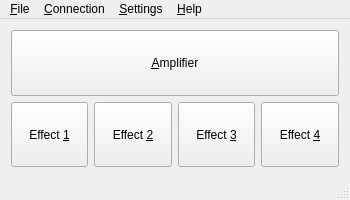
<?xml version="1.0" encoding="UTF-8"?>
<ui version="4.0">
 <class>MainWindow</class>
 <widget class="QMainWindow" name="MainWindow">
  <property name="geometry">
   <rect>
    <x>0</x>
    <y>0</y>
    <width>350</width>
    <height>200</height>
   </rect>
  </property>
  <property name="windowTitle">
   <string>PLUG</string>
  </property>
  <property name="accessibleName">
   <string>Main window: NONE</string>
  </property>
  <property name="accessibleDescription">
   <string>Main window containing menus and buttons to open amplifier's and effect's windows</string>
  </property>
  <widget class="QWidget" name="centralWidget">
   <property name="accessibleName">
    <string>Container with buttons</string>
   </property>
   <property name="accessibleDescription">
    <string>This container holds buttons to open amplifier's and effect's windows</string>
   </property>
   <layout class="QVBoxLayout" name="verticalLayout">
    <item>
     <widget class="QPushButton" name="Amplifier">
      <property name="sizePolicy">
       <sizepolicy hsizetype="Expanding" vsizetype="Expanding">
        <horstretch>0</horstretch>
        <verstretch>0</verstretch>
       </sizepolicy>
      </property>
      <property name="minimumSize">
       <size>
        <width>0</width>
        <height>50</height>
       </size>
      </property>
      <property name="accessibleName">
       <string>Amplifier</string>
      </property>
      <property name="accessibleDescription">
       <string>This button opens window to set amplifier</string>
      </property>
      <property name="text">
       <string>&amp;Amplifier</string>
      </property>
     </widget>
    </item>
    <item>
     <layout class="QHBoxLayout" name="horizontalLayout_2">
      <item>
       <widget class="QPushButton" name="EffectButton1">
        <property name="sizePolicy">
         <sizepolicy hsizetype="Expanding" vsizetype="Expanding">
          <horstretch>0</horstretch>
          <verstretch>0</verstretch>
         </sizepolicy>
        </property>
        <property name="minimumSize">
         <size>
          <width>75</width>
          <height>25</height>
         </size>
        </property>
        <property name="accessibleName">
         <string>Effect 1</string>
        </property>
        <property name="accessibleDescription">
         <string>This button opens window to set effect 1</string>
        </property>
        <property name="text">
         <string>Effect &amp;1</string>
        </property>
       </widget>
      </item>
      <item>
       <widget class="QPushButton" name="EffectButton2">
        <property name="sizePolicy">
         <sizepolicy hsizetype="Expanding" vsizetype="Expanding">
          <horstretch>0</horstretch>
          <verstretch>0</verstretch>
         </sizepolicy>
        </property>
        <property name="minimumSize">
         <size>
          <width>75</width>
          <height>25</height>
         </size>
        </property>
        <property name="accessibleName">
         <string>Effect 2</string>
        </property>
        <property name="accessibleDescription">
         <string>This button opens window to set effect 2</string>
        </property>
        <property name="text">
         <string>Effect &amp;2</string>
        </property>
       </widget>
      </item>
      <item>
       <widget class="QPushButton" name="EffectButton3">
        <property name="sizePolicy">
         <sizepolicy hsizetype="Expanding" vsizetype="Expanding">
          <horstretch>0</horstretch>
          <verstretch>0</verstretch>
         </sizepolicy>
        </property>
        <property name="minimumSize">
         <size>
          <width>75</width>
          <height>25</height>
         </size>
        </property>
        <property name="accessibleName">
         <string>Effect 3</string>
        </property>
        <property name="accessibleDescription">
         <string>This button opens window to set effect 3</string>
        </property>
        <property name="text">
         <string>Effect &amp;3</string>
        </property>
       </widget>
      </item>
      <item>
       <widget class="QPushButton" name="EffectButton4">
        <property name="sizePolicy">
         <sizepolicy hsizetype="Expanding" vsizetype="Expanding">
          <horstretch>0</horstretch>
          <verstretch>0</verstretch>
         </sizepolicy>
        </property>
        <property name="minimumSize">
         <size>
          <width>75</width>
          <height>25</height>
         </size>
        </property>
        <property name="accessibleName">
         <string>Effect 4</string>
        </property>
        <property name="accessibleDescription">
         <string>This button opens window to set effect 4</string>
        </property>
        <property name="text">
         <string>Effect &amp;4</string>
        </property>
       </widget>
      </item>
     </layout>
    </item>
   </layout>
  </widget>
  <widget class="QMenuBar" name="menuBar">
   <property name="geometry">
    <rect>
     <x>0</x>
     <y>0</y>
     <width>350</width>
     <height>21</height>
    </rect>
   </property>
   <property name="accessibleName">
    <string>Menu bar</string>
   </property>
   <property name="accessibleDescription">
    <string>Bar holding different menus</string>
   </property>
   <widget class="QMenu" name="menuFile">
    <property name="accessibleName">
     <string>File menu</string>
    </property>
    <property name="accessibleDescription">
     <string>Menu holding various options</string>
    </property>
    <property name="title">
     <string>&amp;File</string>
    </property>
    <addaction name="actionL_oad_from_file"/>
    <addaction name="actionS_ave_to_file"/>
    <addaction name="separator"/>
    <addaction name="action_Load_from_amplifier"/>
    <addaction name="actionSave_to_amplifier"/>
    <addaction name="separator"/>
    <addaction name="actionSave_effects"/>
    <addaction name="action_Library_view"/>
    <addaction name="separator"/>
    <addaction name="action_Update_firmware"/>
    <addaction name="separator"/>
    <addaction name="actionExit"/>
   </widget>
   <widget class="QMenu" name="menuHelp">
    <property name="accessibleName">
     <string>Help menu</string>
    </property>
    <property name="accessibleDescription">
     <string>Menu holding help options</string>
    </property>
    <property name="title">
     <string>&amp;Help</string>
    </property>
    <addaction name="actionAbout"/>
   </widget>
   <widget class="QMenu" name="menuConnection">
    <property name="accessibleName">
     <string>Connection menu</string>
    </property>
    <property name="accessibleDescription">
     <string>Menu holding options to connect and disconnect from the device</string>
    </property>
    <property name="title">
     <string>&amp;Connection</string>
    </property>
    <addaction name="actionConnect"/>
    <addaction name="actionDisconnect"/>
   </widget>
   <widget class="QMenu" name="menuSettings">
    <property name="accessibleName">
     <string>Settings menu</string>
    </property>
    <property name="accessibleDescription">
     <string>Menu holding different settings</string>
    </property>
    <property name="title">
     <string>&amp;Settings</string>
    </property>
    <addaction name="action_Quick_presets"/>
    <addaction name="action_Default_effects"/>
    <addaction name="action_Options"/>
   </widget>
   <addaction name="menuFile"/>
   <addaction name="menuConnection"/>
   <addaction name="menuSettings"/>
   <addaction name="menuHelp"/>
  </widget>
  <widget class="QStatusBar" name="statusBar">
   <property name="accessibleName">
    <string>Status bar</string>
   </property>
   <property name="accessibleDescription">
    <string>This bar display various notifications</string>
   </property>
  </widget>
  <action name="actionExit">
   <property name="text">
    <string>E&amp;xit</string>
   </property>
   <property name="shortcut">
    <string>Ctrl+Q</string>
   </property>
   <property name="shortcutContext">
    <enum>Qt::ApplicationShortcut</enum>
   </property>
  </action>
  <action name="actionConnect">
   <property name="text">
    <string>&amp;Connect</string>
   </property>
   <property name="shortcut">
    <string>Ctrl+C</string>
   </property>
  </action>
  <action name="actionDisconnect">
   <property name="enabled">
    <bool>false</bool>
   </property>
   <property name="text">
    <string>&amp;Disconnect</string>
   </property>
  </action>
  <action name="actionAbout">
   <property name="text">
    <string>&amp;About</string>
   </property>
  </action>
  <action name="actionSave_to_amplifier">
   <property name="enabled">
    <bool>false</bool>
   </property>
   <property name="text">
    <string>&amp;Save to amplifier</string>
   </property>
   <property name="shortcut">
    <string>Ctrl+S</string>
   </property>
   <property name="shortcutContext">
    <enum>Qt::ApplicationShortcut</enum>
   </property>
  </action>
  <action name="action_Load_from_amplifier">
   <property name="enabled">
    <bool>false</bool>
   </property>
   <property name="text">
    <string>&amp;Load from amplifier</string>
   </property>
   <property name="shortcut">
    <string>Ctrl+L</string>
   </property>
   <property name="shortcutContext">
    <enum>Qt::ApplicationShortcut</enum>
   </property>
  </action>
  <action name="actionSave_effects">
   <property name="enabled">
    <bool>false</bool>
   </property>
   <property name="text">
    <string>Save &amp;effects</string>
   </property>
   <property name="shortcut">
    <string>Ctrl+E</string>
   </property>
   <property name="shortcutContext">
    <enum>Qt::ApplicationShortcut</enum>
   </property>
  </action>
  <action name="actionCheck_for_Updates">
   <property name="text">
    <string>Check for &amp;Updates</string>
   </property>
  </action>
  <action name="action_Options">
   <property name="text">
    <string>&amp;Options</string>
   </property>
   <property name="shortcut">
    <string>Ctrl+O</string>
   </property>
  </action>
  <action name="actionL_oad_from_file">
   <property name="text">
    <string>L&amp;oad from file</string>
   </property>
   <property name="shortcut">
    <string>Ctrl+Shift+L</string>
   </property>
   <property name="shortcutContext">
    <enum>Qt::ApplicationShortcut</enum>
   </property>
  </action>
  <action name="actionS_ave_to_file">
   <property name="text">
    <string>S&amp;ave to file</string>
   </property>
   <property name="shortcut">
    <string>Ctrl+Shift+S</string>
   </property>
  </action>
  <action name="action_Library_view">
   <property name="enabled">
    <bool>false</bool>
   </property>
   <property name="text">
    <string>&amp;Library view</string>
   </property>
   <property name="shortcut">
    <string>Shift+L</string>
   </property>
   <property name="shortcutContext">
    <enum>Qt::ApplicationShortcut</enum>
   </property>
  </action>
  <action name="action_Update_firmware">
   <property name="enabled">
    <bool>false</bool>
   </property>
   <property name="text">
    <string>&amp;Update firmware</string>
   </property>
   <property name="shortcut">
    <string>Ctrl+U</string>
   </property>
  </action>
  <action name="action_Default_effects">
   <property name="text">
    <string>&amp;Default effects</string>
   </property>
   <property name="shortcut">
    <string>Ctrl+D</string>
   </property>
   <property name="shortcutContext">
    <enum>Qt::ApplicationShortcut</enum>
   </property>
  </action>
  <action name="action_Quick_presets">
   <property name="text">
    <string>Quick &amp;presets</string>
   </property>
   <property name="shortcut">
    <string>Ctrl+P</string>
   </property>
  </action>
 </widget>
 <layoutdefault spacing="6" margin="11"/>
 <resources/>
 <connections/>
</ui>
